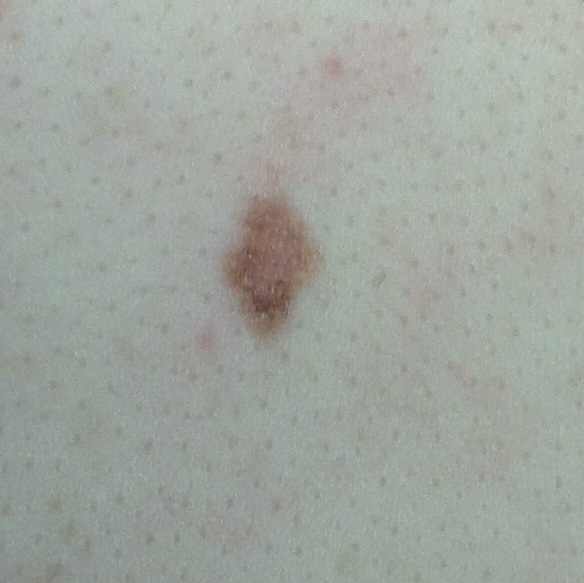
#> input picture Lab 3/DataSource/low_risk_1.jpg, 584 x 583 px, found by its file name; its folder holds only this picture in this run
$ python 4_Moles-KMeans_3_colors_only.py   (older library calls are emulated)
#> lines starting #> are read from the running program, lines starting #| are printed output that depends on the picture; after the words box and inside, x2 and y2 are one past the last pixel; in counts of white or black regions, pixels touching at a corner belong together
# -*- coding: utf-8 -*-
"""
Created on  Jul 29 14:24:12 2018

@author: Deepan
"""

import matplotlib.image as mpimg
import matplotlib.pyplot as plt
import numpy as np
from sklearn.cluster import KMeans


ratio_lr_first = []
ratio_mr_first = []
ratio_hr_first = []

ratio_lr_improved = []
ratio_mr_improved = []
ratio_hr_improved = []

ratio_first_all = []
ratio_improved_all = []
perimeter_first_all = []
perimeter_improved_all = []
areas = []
perimeter_calculated = []


contour_points_list = []
boxed_in_points = []
possible_contour_points = []

#%%#Start of method definitions for use in "Improved" contour algorithm

def search_eligible_neighbour_layers(point,check_level):
    i = point[0]
    j = point [1]
    eligible_point_list = []
    for check_point in possible_contour_points:
        i_check = check_point[0]
        j_check = check_point[1]
        if((abs(i-i_check)+(abs(j-j_check))<= check_level) and (check_point not in contour_points_list and check_point not in boxed_in_points)) :
            eligible_point_list.append((i_check,j_check))

    return eligible_point_list

def find_neighbour_values(image, i, j, rows, columns):
    if (i > 0 and j < columns - 1 and j > 0):
        top_neighbours_value = (img_2d_2colors[i - 1, j] + img_2d_2colors[i - 1, j - 1] + img_2d_2colors[
            i - 1, j + 1]) / 3
    elif (i > 0 and j < columns - 1):
        top_neighbours_value = (img_2d_2colors[i - 1, j] + img_2d_2colors[i - 1, j] + img_2d_2colors[
            i - 1, j + 1]) / 3
    elif (i > 0 and j > 0):
        top_neighbours_value = (img_2d_2colors[i - 1, j] + img_2d_2colors[i - 1, j - 1] + img_2d_2colors[
            i - 1, j]) / 3
    else:
        top_neighbours_value = 0.0
    if (i < rows - 1 and j < columns - 1 and j > 0):
        down_neighbours_value = (img_2d_2colors[i + 1, j] + img_2d_2colors[i + 1, j - 1] + img_2d_2colors[
            i + 1, j + 1]) / 3
    elif (i < rows - 1 and j < columns - 1):
        down_neighbours_value = (img_2d_2colors[i + 1, j] + img_2d_2colors[i + 1, j] + img_2d_2colors[i + 1, j + 1]) / 3
    elif (i < rows - 1 and j > 0):
        down_neighbours_value = (img_2d_2colors[i + 1, j] +  img_2d_2colors[i + 1, j - 1] + img_2d_2colors[i + 1, j]) / 3
    else:
        down_neighbours_value = 0.0
    if (j > 0 and i < rows - 1 and i > 0):
        left_neighbours_value = (img_2d_2colors[i + 1, j - 1] + img_2d_2colors[i, j - 1] + img_2d_2colors[
            i - 1, j - 1]) / 3
    elif (j > 0 and i < rows - 1):
        left_neighbours_value = (img_2d_2colors[i + 1, j - 1] + img_2d_2colors[i, j - 1] + img_2d_2colors[i, j - 1]) / 3
    elif (j > 0 and i > 0):
        left_neighbours_value = (img_2d_2colors[i, j - 1] + img_2d_2colors[i, j - 1] + img_2d_2colors[i - 1, j - 1]) / 3
    else:
        left_neighbours_value = 0.0
    if (j < columns - 1 and i < rows - 1 and i > 0):
        right_neighbours_value = (img_2d_2colors[i + 1, j + 1] + img_2d_2colors[i, j + 1] + img_2d_2colors[
            i - 1, j + 1]) / 3
    elif (j < columns - 1 and i < rows - 1):
        right_neighbours_value = (img_2d_2colors[i + 1, j + 1] + img_2d_2colors[i, j + 1] + img_2d_2colors[
            i, j + 1]) / 3
    elif (j < columns - 1 and i > 0):
        right_neighbours_value = (img_2d_2colors[i, j + 1] + img_2d_2colors[i, j + 1] + img_2d_2colors[
            i - 1, j + 1]) / 3
    else:
        right_neighbours_value = 0.0

    #print ("NEIGHBOUR AVERAGE VALUES::")
    #print ("top_neighbours_value:", top_neighbours_value)
    #print ("down_neighbours_value:", down_neighbours_value)
    #print ("left_neighbours_value:", left_neighbours_value)
    #print ("right_neighbours_value:", right_neighbours_value)

    ## Sample NEIGHBOUR AVERAGE VALUES::
    # top_neighbours_value: 0.666666666667 - 2/3 on top are white
    # left_neighbours_value: 0.0- all left 3 are black
    # right_neighbours_value: 1.0 - all right 3 are white
    # down_neighbours_value: 0.666666666667 - 2/3 on bottom are white
    # can choose to go left-up or left-down
    ### array indexes for neighbours -
    # 0-top, 1-bottom, 2-left, 3-right
    # 4-TL,5-TR,6-BL,7-BR

    neighbour_values = [top_neighbours_value, down_neighbours_value, left_neighbours_value, right_neighbours_value]
    neighbour_values.append ((neighbour_values[0] + neighbour_values[2]) / 2)
    neighbour_values.append ((neighbour_values[0] + neighbour_values[3]) / 2)
    neighbour_values.append ((neighbour_values[1] + neighbour_values[2]) / 2)
    neighbour_values.append ((neighbour_values[1] + neighbour_values[3]) / 2)

    return neighbour_values


def direction_chooser(direction_list, current_point, points_list):
    points_list_size = len (points_list)
    for direction in direction_list:
        if (direction == 0 and current_point[0] > 0):
            # We are moving top direction
            current_point_temp = (current_point[0] - 1, current_point[1])
            if (current_point_temp not in points_list and current_point_temp not in boxed_in_points):
                current_point = current_point_temp
                #print ("New current_point:", current_point)
                contour_points_list.append (current_point)
                if current_point in possible_contour_points:
                    possible_contour_points.remove (current_point)


                break
        elif (direction == 1 and current_point[0] < rows - 1):
            # We are moving bottom direction
            current_point_temp = (current_point[0] + 1, current_point[1])
            if (current_point_temp not in points_list and current_point_temp not in boxed_in_points):
                current_point = current_point_temp
                #print ("New current_point:", current_point)
                contour_points_list.append (current_point)

                break
        elif (direction == 2 and current_point[1] > 0):
            # We are moving left direction
            current_point_temp = (current_point[0], current_point[1] - 1)
            if (current_point_temp not in points_list and current_point_temp not in boxed_in_points):
                current_point = current_point_temp
                #print ("New current_point:", current_point)
                contour_points_list.append (current_point)
                if current_point in possible_contour_points:
                    possible_contour_points.remove (current_point)

                break
        elif (direction == 3 and current_point[1] < columns - 1):
            # We are moving right direction
            current_point_temp = (current_point[0], current_point[1] + 1)
            if (current_point_temp not in points_list and current_point_temp not in boxed_in_points):
                current_point = current_point_temp
                #print ("New current_point:", current_point)
                contour_points_list.append (current_point)
                if current_point in possible_contour_points:
                    possible_contour_points.remove (current_point)

                break
        elif (direction == 4 and current_point[0] > 0 and current_point[1] > 0):
            # We are moving top-left
            current_point_temp = (current_point[0] - 1, current_point[1] - 1)
            if (current_point_temp not in points_list and current_point_temp not in boxed_in_points):
                current_point = current_point_temp
                #print ("New current_point:", current_point)
                contour_points_list.append (current_point)
                if current_point in possible_contour_points:
                    possible_contour_points.remove (current_point)

                break
        elif (direction == 5 and current_point[0] > 0 and current_point[1] < columns - 1):
            # We are moving top-right
            current_point_temp = (current_point[0] - 1, current_point[1] + 1)
            if (current_point_temp not in points_list and current_point_temp not in boxed_in_points):
                current_point = current_point_temp
                #print ("New current_point:", current_point)
                contour_points_list.append (current_point)

                break
        elif (direction == 6 and current_point[0] < rows - 1 and current_point[1] > 0):
            # We are moving bottom-left
            current_point_temp = (current_point[0] + 1, current_point[1] - 1)
            if (current_point_temp not in points_list and current_point_temp not in boxed_in_points):
                current_point = current_point_temp
                #print ("New current_point:", current_point)
                contour_points_list.append (current_point)
                if current_point in possible_contour_points:
                    possible_contour_points.remove (current_point)
                break
        elif (direction == 7 and current_point[0] < rows - 1 and current_point[1] < columns - 1):
            # We are moving bottom-right
            current_point_temp = (current_point[0] + 1, current_point[1] + 1)
            if (current_point_temp not in points_list and current_point_temp not in boxed_in_points):
                current_point = current_point_temp
                #print ("New current_point:", current_point)
                contour_points_list.append (current_point)
                if current_point in possible_contour_points:
                    possible_contour_points.remove (current_point)

                break

    return direction, contour_points_list, current_point


def current_point_check_adjust_assign(point_to_check, img_2d_2colors, rows, columns, adjust_boolean, fallback_boolean= False, change_level=1):
    if ((point_to_check in boxed_in_points and adjust_boolean) or fallback_boolean):
        i = point_to_check[0]
        j = point_to_check[1]

        neighbour_values = find_neighbour_values (img_2d_2colors, point_to_check[0], point_to_check[1],
                                                  rows, columns)
        average_neighbour_value = np.average (neighbour_values)

        # [20 lines of commented-out code are left out]

        current_point = (i,j)

        min_level = 35
        if((current_point in possible_contour_points and current_point not in contour_points_list and current_point not in boxed_in_points)):
            print("New fallback point is ok")

        elif(change_level > min_level and change_level <= min_level+10):
             print("NO ELIGIBLE POINTS UPTO 40 levels of neighbours")
             actual_change = change_level - min_level
             if (average_neighbour_value > 0.5):
                 #print ("ENTERING FALLBACK CORRECTION-majority white around- go in")
                 if (change_level < i < ((rows - 1) / 2)):
                     i = i + change_level
                 elif (i > ((rows - 1) / 2) and i < (rows - change_level)):
                     i = i - change_level
                 if (change_level < j and j < (columns - 1) / 2):
                     j = j + change_level
                 elif ((columns - 1) / 2 < j and j < (columns - change_level)):
                     j = j - change_level
             if (average_neighbour_value <= 0.5):
                 #print ("ENTERING FALLBACK CORRECTION-surrounded black- go out")
                 if (change_level < i < (rows - 1) / 2):
                     i = i - change_level
                 elif ((rows - 1) / 2 < i < (rows - change_level)):
                     i = i + change_level
                 if (change_level < j < (columns - 1) / 2):
                     j = j - change_level
                 elif ((columns - 1) / 2 < j < (columns - change_level)):
                     j = j + change_level


             current_point = (i, j)
             if(current_point not in contour_points_list and current_point not in boxed_in_points):
                 print("New Extreme fallback point ok")
             else:
                 current_point = current_point_check_adjust_assign (current_point,
                                                                    img_2d_2colors, rows,
                                                                    columns, True, True, change_level + 1)

        elif (change_level > min_level+10):
            #print("I GIVE UP")
            for random_point in possible_contour_points:
                if(random_point not in contour_points_list and random_point not in boxed_in_points and random_point !=starting_point):
                    current_point = random_point
                    break
        else:
            el_point_list = search_eligible_neighbour_layers (current_point, change_level)
            if (len (el_point_list) > 0):
                current_point = el_point_list[0]
            else:
                current_point = current_point_check_adjust_assign (current_point,
                                                                   img_2d_2colors, rows,
                                                                   columns, True, True, change_level + 1)


        return current_point
    else:
        return point_to_check

#End of method definitions for use in "Improved" contour algorithm
############################################################################
#%%Main Start
seed = 42

cluster_count = 3

file_name_list_lr = ["low_risk_" + str (x) for x in range (1, 12)]
file_name_list_mr = ["medium_risk_" + str (x) for x in range (1, 17)]
file_name_list_melanoma = ["melanoma_" + str (x) for x in range (1, 28)]

file_name_list = file_name_list_lr + file_name_list_mr +file_name_list_melanoma


for file_name in file_name_list:
    print ("File being processed:", file_name)

    # %% reading file and shaping it and then applying Kmeans fit
    file_path = 'Datasource/' + file_name + '.jpg'

    im = mpimg.imread (file_path)
#> im is the input picture: shape (583, 584, 3); mean R, G, B 159.4, 165.6, 158.5

    [N1, N2, N3] = im.shape
    im_2D = im.reshape ((N1 * N2, N3))

    kmeans = KMeans (n_clusters=3, random_state=seed)
    kmeans.fit (im_2D)

    centroids = kmeans.cluster_centers_.astype ('uint8')
    labels = kmeans.labels_

    im_2D_3Colors = kmeans.predict (im_2D).reshape ((N1, N2))
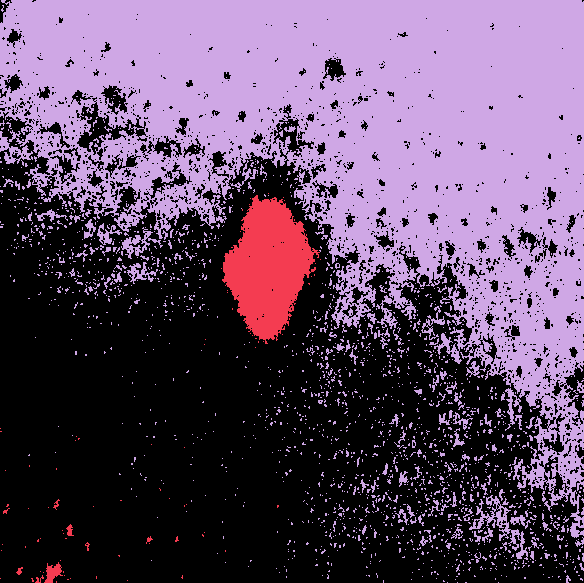
#> im_2D_3Colors: shape (583, 584) int32; 3 distinct labels, from 0 to 2; one colour per label, 0 black

    # %% Finding the index of the centroid with the darkest color and plotting the
    # new image with just three colors
    darkest_color_index = np.unique (centroids.argmin (axis=0))[0]
    darkest_color = centroids[darkest_color_index]

    plt.figure ( )
    plt.imshow (im)

    plt.figure ( )
    plt.imshow (im_2D_3Colors)
    plt.savefig ("Output/Kmeans/" + file_name + "_kmeans.png")

    # %%Finding median index
    darkest_pixels_check = (labels == darkest_color_index)
    darkest_pixels_indexes = np.where (darkest_pixels_check == True)
    darkest_pixels_indexes = np.array (darkest_pixels_indexes)
    darkest_median_pixel_index = np.int (np.median (darkest_pixels_indexes, axis=1))
    #print ("darkest_color_index:", darkest_color_index)

    # %% Starting from the median to find the borders
    darkest_median_pixel_ROW_INDEX = darkest_median_pixel_index // N2
    darkest_median_pixel_Column_INDEX = darkest_median_pixel_index % N2

    print ("darkest_median_pixel_ROW_INDEX:", darkest_median_pixel_ROW_INDEX)
#| darkest_median_pixel_ROW_INDEX: 269
    print ("darkest_median_pixel_Column_INDEX:", darkest_median_pixel_Column_INDEX)
#| darkest_median_pixel_Column_INDEX: 250

    # print("im_2D_3Colors[:, i]-231=42:",im_2D_3Colors[:,231])

    top_border = 0
    bottom_border = 0
    right_border = 0
    left_border = 0
    j = 0
    # Use np non zero count

    for i in range (darkest_median_pixel_ROW_INDEX, 0, -1):
        darkest_pixels_in_row = np.count_nonzero (im_2D_3Colors[i, :] == darkest_color_index)

        # check to see if at least 2 pixels match darkest color in current row
        if (darkest_pixels_in_row > 1):
            top_border = i
            j = 0
        # If not, check to see if it's the case for FIVE more columns to avoid outliers
        elif (j > 5):
            print ("border reached on the top at:", top_border)
            break
        else:
            j = j + 1
#> this loop made 82 passes
#> darkest_pixels_in_row on passes 1 to 8: 91, 90, 89, 87, 87, 88, 91, 90

    j = 0
    for i in range (darkest_median_pixel_ROW_INDEX, N1, 1):
        darkest_pixels_in_row = np.count_nonzero (im_2D_3Colors[i, :] == darkest_color_index)
        # check to see if at least 2 pixels match darkest color in current row
        if (darkest_pixels_in_row > 1):
            j = 0
            bottom_border = i
        # If not, check to see if it's the case for FIVE more columns to avoid outliers
        elif (j > 5):

            print ("border reached on the bottom at:", bottom_border)
            break
        else:
            j = j + 1
#> this loop made 82 passes
#> darkest_pixels_in_row on passes 1 to 8: 91, 90, 90, 87, 85, 83, 83, 83

    for i in range (darkest_median_pixel_Column_INDEX, 0, -1):

        darkest_pixels_in_column = np.count_nonzero (im_2D_3Colors[:, i] == darkest_color_index)
        # print ("darkest_pixels_in_column -20:",i-20, np.count_nonzero (im_2D_3Colors[:, i-20] == darkest_color_index))
        # check to see if at least 2 pixels match darkest color in current column
        if (darkest_pixels_in_column > 1):
            left_border = i
            j = 0
        # If not, check to see if it's the case for five more rows to avoid outliers
        elif (j > 5):
            print ("border reached on the left at:", left_border)
            break
        else:
            j = j + 1
#> this loop made 36 passes
#> darkest_pixels_in_column on passes 1 to 8: 127, 123, 117, 116, 112, 104, 98, 96

    for i in range (darkest_median_pixel_Column_INDEX, N2, 1):
        darkest_pixels_in_column = np.count_nonzero (im_2D_3Colors[:, i] == darkest_color_index)
        # check to see if at least 2 pixels match darkest color in current column
        if (darkest_pixels_in_column > 1):
            j = 0
            right_border = i
        # If not, check to see if it's the case for FIVE more rows to avoid outliers
        elif (j > 5):
            print ("border reached on the right at:", right_border)
            break
        else:
            j = j + 1
#> this loop made 76 passes
#> darkest_pixels_in_column on passes 1 to 8: 127, 123, 132, 136, 139, 141, 142, 139

    # %% Cropping the image
    img_2d_3colors_cpy = im_2D_3Colors
    # add margins to borders
    if (top_border > 10): top_border = top_border - 10
    if (bottom_border < N1 - 10): bottom_border = bottom_border + 10
    if (left_border > 10): left_border = left_border - 10
    if (right_border < N2 - 10): right_border = right_border + 10
    img_2d_3colors_cpy = img_2d_3colors_cpy[top_border:bottom_border, left_border:right_border]
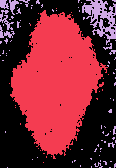
#> img_2d_3colors_cpy: shape (168, 116) int32; 3 distinct labels, from 0 to 2; one colour per label, 0 black
    plt.figure ( )
    plt.imshow (img_2d_3colors_cpy)
    plt.savefig ("Output/cropped/" + file_name + "_kmeans_crop.png")

    # np.savetxt ("Output/" + file_name + "img_2d_3colors_cpy.csv", img_2d_3colors_cpy, delimiter=',')

    # %%Change 3 colours to 2 colours
    img_2d_2colors = img_2d_3colors_cpy
    img_2d_2colors[img_2d_2colors != darkest_color_index] = 4
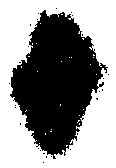
#> img_2d_2colors: shape (168, 116) int32; values 1 (black) and 4 (white), 56.5% white; 27 black regions (26 under 20 px), largest, box (x1, y1, x2, y2) and area: (10, 10, 108, 159) 8444
    img_2d_2colors[img_2d_2colors == darkest_color_index] = 0
    darkest_color_index_new = 0
    img_2d_2colors[img_2d_2colors != darkest_color_index_new] = 1
#> (the rest of the program and of its run is left out)
